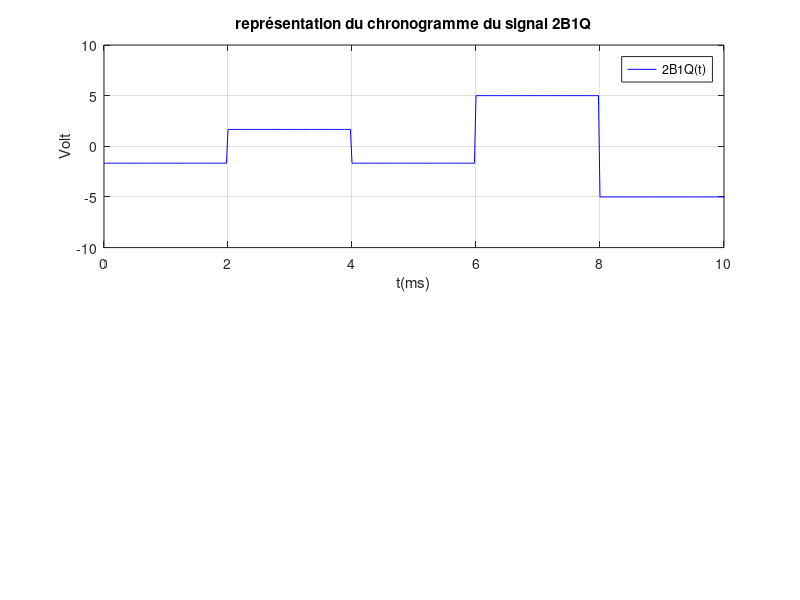

Write the MATLAB code that produced this figure. (Note: this script raises an error after producing the figure.)
%% Programme du codage BdB 2B1Q

%% Remise à zéro du contexte
clear;
clc;
close all;

%% Définition des variables
D=1000;                 % Débit en bits/s
Nech_bit=40;            % Nombre d'échantillons par symbole; doit être pair.
fe=D*Nech_bit;          % Fréquence d'échantillonnage.

Te=1/fe;                % Période d'échantillonnage
Tb=1/D;                 % Durée d'un bit

data=[0 1 1 1 0 1 1 0 0 0 0 0 0 0  1 0 ];  % Séquence utilisateur de 10 bits
data=[data randi([0 1],1,10000)];   % Ajoute 10000 bits aléatoires après la séquence utilisateur

Nb=size(data,2);        % Nombre de bits à transmettre
Nech=Nech_bit*Nb;       % Nombre total d'échantillons
Nech_double=Nech_bit*2  % Double du nombre d'échantillons
Tmax=Nb*Tb;             % Durée de la trame
t=0:Te:Tmax-Te;         % Vecteur temps constitué de Ns*Nb échantilllons   


%% Création du signal 2B1Q
signal_2B1Q=[];             %initialisation du signal codé en 2B1Q
symbole_10=5*ones(1,Nech_double); 
symbole_11=(5/3)*ones(1,Nech_double);
symbole_01=-(5/3)*ones(1,Nech_double);
symbole_00=-5*ones(1,Nech_double);

for n=1:2:Nb      %codage des différents bits
     if (data(n)==1 && data(n+1)==0)
        signal_2B1Q=[signal_2B1Q symbole_10];
     elseif (data(n)==1 && data(n+1)==1)
        signal_2B1Q=[signal_2B1Q symbole_11];
     elseif (data(n)==0 && data(n+1)==1)
        signal_2B1Q=[signal_2B1Q symbole_01];   
     elseif (data(n)==0 && data(n+1)==0)
        signal_2B1Q=[signal_2B1Q symbole_00];   
     end
    
end   


%% Affichage du chronogramme du signal 2B1Q
subplot(2,1,1)
plot(t*1000,signal_2B1Q,"b"); %t en ms
title('représentation du chronogramme du signal 2B1Q')
xlabel('t(ms)')
ylabel('Volt')
legend('2B1Q(t)')
axis([0 1000*10/D -10 10])  %affichage de 10 symboles
grid on

%% Calcul puis affichage du spectre su signal 2B1Q 
[X f]=spectre(signal_2B1Q,fe,Nech);
subplot(2,1,2);
plot(f,X,"b");
title('Spectre en amplitude du signal codé en 2B1Q')
xlabel('f(Hz)')
ylabel('dBV')
legend('|2B1Q(f)|')
axis([0 4*D -60 0])  %affichage entre 0 et 2*D (Hz)
grid on

